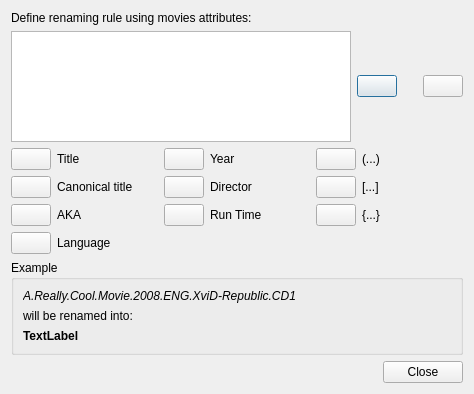
<?xml version="1.0" encoding="UTF-8"?>
<ui version="4.0">
 <class>Dialog</class>
 <widget class="QDialog" name="Dialog">
  <property name="geometry">
   <rect>
    <x>0</x>
    <y>0</y>
    <width>474</width>
    <height>394</height>
   </rect>
  </property>
  <property name="windowTitle">
   <string>Renaming rule</string>
  </property>
  <property name="windowIcon">
   <iconset>
    <normaloff>icons/tag.png</normaloff>icons/tag.png</iconset>
  </property>
  <layout class="QVBoxLayout" name="verticalLayout">
   <item>
    <widget class="QLabel" name="label_9">
     <property name="text">
      <string>Define renaming rule using movies attributes:</string>
     </property>
    </widget>
   </item>
   <item>
    <layout class="QHBoxLayout" name="horizontalLayout_3">
     <item>
      <widget class="QListWidget" name="list_renaming_rule">
       <property name="editTriggers">
        <set>QAbstractItemView::NoEditTriggers</set>
       </property>
       <property name="defaultDropAction">
        <enum>Qt::MoveAction</enum>
       </property>
       <property name="movement">
        <enum>QListView::Snap</enum>
       </property>
       <property name="flow">
        <enum>QListView::LeftToRight</enum>
       </property>
       <property name="spacing">
        <number>3</number>
       </property>
      </widget>
     </item>
     <item>
      <widget class="QPushButton" name="button_remove_rule">
       <property name="icon">
        <iconset>
         <normaloff>icons/minus.png</normaloff>icons/minus.png</iconset>
       </property>
       <property name="iconSize">
        <size>
         <width>24</width>
         <height>24</height>
        </size>
       </property>
      </widget>
     </item>
     <item>
      <spacer name="horizontalSpacer_3">
       <property name="orientation">
        <enum>Qt::Horizontal</enum>
       </property>
       <property name="sizeType">
        <enum>QSizePolicy::Fixed</enum>
       </property>
       <property name="sizeHint" stdset="0">
        <size>
         <width>20</width>
         <height>20</height>
        </size>
       </property>
      </spacer>
     </item>
     <item>
      <widget class="QPushButton" name="button_clean_rule">
       <property name="text">
        <string/>
       </property>
       <property name="icon">
        <iconset>
         <normaloff>icons/eraser.png</normaloff>icons/eraser.png</iconset>
       </property>
       <property name="iconSize">
        <size>
         <width>24</width>
         <height>24</height>
        </size>
       </property>
      </widget>
     </item>
    </layout>
   </item>
   <item>
    <layout class="QGridLayout" name="gridLayout_2" columnstretch="0,0,0,0,0,0">
     <item row="0" column="1">
      <widget class="QLabel" name="label">
       <property name="text">
        <string>Title</string>
       </property>
      </widget>
     </item>
     <item row="1" column="1">
      <widget class="QLabel" name="label_2">
       <property name="text">
        <string>Canonical title</string>
       </property>
      </widget>
     </item>
     <item row="2" column="1">
      <widget class="QLabel" name="label_3">
       <property name="text">
        <string>AKA</string>
       </property>
      </widget>
     </item>
     <item row="3" column="1">
      <widget class="QLabel" name="label_4">
       <property name="text">
        <string>Language</string>
       </property>
      </widget>
     </item>
     <item row="1" column="3">
      <widget class="QLabel" name="label_6">
       <property name="text">
        <string>Director</string>
       </property>
      </widget>
     </item>
     <item row="2" column="3">
      <widget class="QLabel" name="label_7">
       <property name="text">
        <string>Run Time</string>
       </property>
      </widget>
     </item>
     <item row="0" column="0">
      <widget class="QPushButton" name="button_add_title">
       <property name="sizePolicy">
        <sizepolicy hsizetype="Fixed" vsizetype="Fixed">
         <horstretch>0</horstretch>
         <verstretch>0</verstretch>
        </sizepolicy>
       </property>
       <property name="icon">
        <iconset>
         <normaloff>icons/plus.png</normaloff>icons/plus.png</iconset>
       </property>
      </widget>
     </item>
     <item row="1" column="0">
      <widget class="QPushButton" name="button_add_canonical_title">
       <property name="sizePolicy">
        <sizepolicy hsizetype="Fixed" vsizetype="Fixed">
         <horstretch>0</horstretch>
         <verstretch>0</verstretch>
        </sizepolicy>
       </property>
       <property name="icon">
        <iconset>
         <normaloff>icons/plus.png</normaloff>icons/plus.png</iconset>
       </property>
      </widget>
     </item>
     <item row="2" column="0">
      <widget class="QPushButton" name="button_add_aka">
       <property name="sizePolicy">
        <sizepolicy hsizetype="Fixed" vsizetype="Fixed">
         <horstretch>0</horstretch>
         <verstretch>0</verstretch>
        </sizepolicy>
       </property>
       <property name="icon">
        <iconset>
         <normaloff>icons/plus.png</normaloff>icons/plus.png</iconset>
       </property>
      </widget>
     </item>
     <item row="3" column="0">
      <widget class="QPushButton" name="button_add_language">
       <property name="sizePolicy">
        <sizepolicy hsizetype="Fixed" vsizetype="Fixed">
         <horstretch>0</horstretch>
         <verstretch>0</verstretch>
        </sizepolicy>
       </property>
       <property name="icon">
        <iconset>
         <normaloff>icons/plus.png</normaloff>icons/plus.png</iconset>
       </property>
      </widget>
     </item>
     <item row="1" column="2">
      <widget class="QPushButton" name="button_add_director">
       <property name="sizePolicy">
        <sizepolicy hsizetype="Fixed" vsizetype="Fixed">
         <horstretch>0</horstretch>
         <verstretch>0</verstretch>
        </sizepolicy>
       </property>
       <property name="icon">
        <iconset>
         <normaloff>icons/plus.png</normaloff>icons/plus.png</iconset>
       </property>
      </widget>
     </item>
     <item row="2" column="2">
      <widget class="QPushButton" name="button_add_runtime">
       <property name="sizePolicy">
        <sizepolicy hsizetype="Fixed" vsizetype="Fixed">
         <horstretch>0</horstretch>
         <verstretch>0</verstretch>
        </sizepolicy>
       </property>
       <property name="icon">
        <iconset>
         <normaloff>icons/plus.png</normaloff>icons/plus.png</iconset>
       </property>
      </widget>
     </item>
     <item row="0" column="2">
      <widget class="QPushButton" name="button_add_year">
       <property name="sizePolicy">
        <sizepolicy hsizetype="Fixed" vsizetype="Fixed">
         <horstretch>0</horstretch>
         <verstretch>0</verstretch>
        </sizepolicy>
       </property>
       <property name="icon">
        <iconset>
         <normaloff>icons/plus.png</normaloff>icons/plus.png</iconset>
       </property>
      </widget>
     </item>
     <item row="0" column="3">
      <widget class="QLabel" name="label_5">
       <property name="text">
        <string>Year</string>
       </property>
      </widget>
     </item>
     <item row="0" column="5">
      <widget class="QLabel" name="label_8">
       <property name="text">
        <string>(...)</string>
       </property>
      </widget>
     </item>
     <item row="0" column="4">
      <widget class="QPushButton" name="button_add_round_brackets">
       <property name="sizePolicy">
        <sizepolicy hsizetype="Fixed" vsizetype="Fixed">
         <horstretch>0</horstretch>
         <verstretch>0</verstretch>
        </sizepolicy>
       </property>
       <property name="icon">
        <iconset>
         <normaloff>icons/plus.png</normaloff>icons/plus.png</iconset>
       </property>
      </widget>
     </item>
     <item row="1" column="4">
      <widget class="QPushButton" name="button_add_square_brackets">
       <property name="sizePolicy">
        <sizepolicy hsizetype="Fixed" vsizetype="Fixed">
         <horstretch>0</horstretch>
         <verstretch>0</verstretch>
        </sizepolicy>
       </property>
       <property name="icon">
        <iconset>
         <normaloff>icons/plus.png</normaloff>icons/plus.png</iconset>
       </property>
      </widget>
     </item>
     <item row="2" column="4">
      <widget class="QPushButton" name="button_add_curly_brackets">
       <property name="sizePolicy">
        <sizepolicy hsizetype="Fixed" vsizetype="Fixed">
         <horstretch>0</horstretch>
         <verstretch>0</verstretch>
        </sizepolicy>
       </property>
       <property name="icon">
        <iconset>
         <normaloff>icons/plus.png</normaloff>icons/plus.png</iconset>
       </property>
      </widget>
     </item>
     <item row="1" column="5">
      <widget class="QLabel" name="label_10">
       <property name="text">
        <string>[...]</string>
       </property>
      </widget>
     </item>
     <item row="2" column="5">
      <widget class="QLabel" name="label_11">
       <property name="text">
        <string>{...}</string>
       </property>
      </widget>
     </item>
    </layout>
   </item>
   <item>
    <widget class="QGroupBox" name="groupBox">
     <property name="title">
      <string>Example</string>
     </property>
     <layout class="QVBoxLayout" name="verticalLayout_2">
      <item>
       <widget class="QLabel" name="label_14">
        <property name="font">
         <font>
          <italic>true</italic>
         </font>
        </property>
        <property name="text">
         <string>A.Really.Cool.Movie.2008.ENG.XviD-Republic.CD1</string>
        </property>
       </widget>
      </item>
      <item>
       <widget class="QLabel" name="label_13">
        <property name="text">
         <string>will be renamed into:</string>
        </property>
       </widget>
      </item>
      <item>
       <widget class="QLabel" name="label_example_movie_name">
        <property name="font">
         <font>
          <weight>75</weight>
          <bold>true</bold>
         </font>
        </property>
        <property name="text">
         <string>TextLabel</string>
        </property>
       </widget>
      </item>
     </layout>
    </widget>
   </item>
   <item>
    <layout class="QHBoxLayout" name="horizontalLayout">
     <item>
      <spacer name="horizontalSpacer">
       <property name="orientation">
        <enum>Qt::Horizontal</enum>
       </property>
       <property name="sizeHint" stdset="0">
        <size>
         <width>40</width>
         <height>20</height>
        </size>
       </property>
      </spacer>
     </item>
     <item>
      <widget class="QPushButton" name="pushButton">
       <property name="text">
        <string>Close</string>
       </property>
      </widget>
     </item>
    </layout>
   </item>
  </layout>
 </widget>
 <resources/>
 <connections>
  <connection>
   <sender>pushButton</sender>
   <signal>clicked()</signal>
   <receiver>Dialog</receiver>
   <slot>close()</slot>
   <hints>
    <hint type="sourcelabel">
     <x>419</x>
     <y>371</y>
    </hint>
    <hint type="destinationlabel">
     <x>336</x>
     <y>364</y>
    </hint>
   </hints>
  </connection>
 </connections>
</ui>
